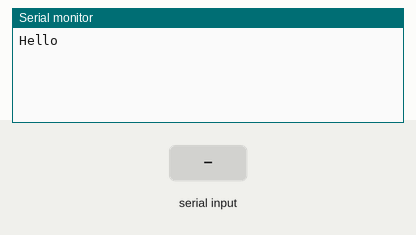
Simulated run of this sketch. Board: Arduino Uno, built with avr-gcc and run on an emulated ATmega328P. Parts: the last lines printed to the serial monitor. Inputs (shaded band) come from the test bench.

Above: at 1.2 s.
1.3 s: "1\n" received over Serial
At 2.5 s:
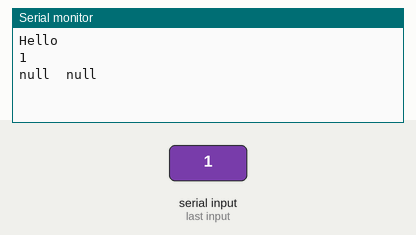
2.8 s: "90,45,200\n" received over Serial
At 3.8 s:
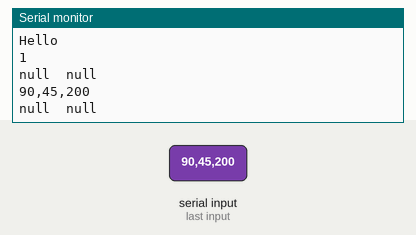
4.3 s: "90,45\n" received over Serial
At 4.9 s:
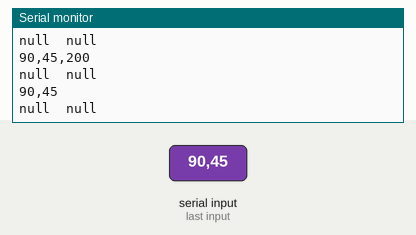
5.8 s: "90,45,200,10\n" received over Serial
At 6.2 s:
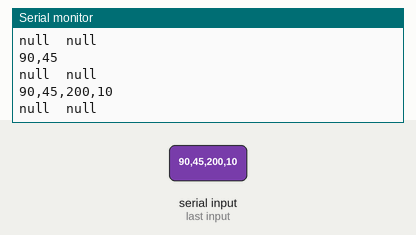
7.3 s: "90,45,200,10,150,30\n" received over Serial
At 8.6 s:
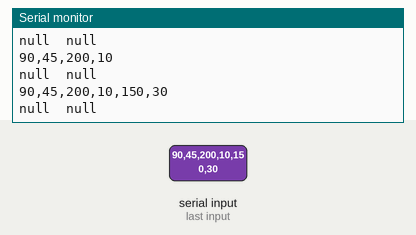

The sketch:

movingByIMUMergingMeg.ino
```cpp
#include <ArduinoJson.h>
#include <SoftwareSerial.h>
#include "RoboClaw.h"
#include <Wire.h>
#include <Adafruit_Sensor.h>
#include <Adafruit_BNO055.h>
#include <utility/imumaths.h>
#include <Servo.h>
#include <EncButton.h>
#define EB_BETTER_ENC

Servo myservo12;
Servo myservo23;
Servo myservo31;
SoftwareSerial serial(10, 11);
RoboClaw roboclaw(&serial, 10000);
DynamicJsonDocument doc(2048);

#define BNO055_SAMPLERATE_DELAY_MS (50)

Adafruit_BNO055 bno = Adafruit_BNO055(-1, 0x29);


#define address1 0x80
#define address2 0x81

#define pi PI

#define R 0.058/2 * 100
#define _R 0.16 * 100
#define Radius 0.32 * 100

uint32_t myTimer1;
int period = 50;

int enc1;
int enc2;
int enc3;
int x = 0;
int xx = 0;
int correction = 0;
bool _finishMoving = 0;

float errA = 0;
float errB = 0;
float errC = 0;
float errEncA = 0;
float errEncB = 0;
float errEncC = 0;
float prevErrEncA = 0;
float prevErrEncB = 0;
float prevErrEncC = 0;
int Ua = 0;
int Ub = 0;
int Uc = 0;
int UEncA = 0;
int UEncB = 0;
int UEncC = 0;
float angleOfRobot = 0;
float prevErrA, prevErrB, prevErrC;
float integralA = 0, integralB = 0, integralC = 0;
float Da, Db, Dc;
float integralEncA = 0, integralEncB = 0, integralEncC = 0;
float DEncA, DEncB, DEncC;
float alpha = 0;
float Va = 0;
float Vb = 0;
float Vc = 0;
float Va_base = 0;
float Vb_base = 0;
float Vc_base = 0;
float Vmax = 0;
float Ma = 1;
float Mb = 1;
float Mc = 1;
float dt = 50;

int velocity = 20;
int EncMaxNum = 0;
int maxEnc = 0;
int tickA = 0;
int tickB = 0;
int tickC = 0;

void resetAll()
{
  roboclaw.SetEncM1(address1, 0);
  roboclaw.SetEncM2(address2, 0);
  roboclaw.SetEncM2(address1, 0);
  maxEnc = 0;
  errA = 0;
  errB = 0;
  errC = 0;
  errEncA = 0;
  errEncB = 0;
  errEncC = 0;
  prevErrEncA = 0;
  prevErrEncB = 0;
  prevErrEncC = 0;
  prevErrA = 0;
  prevErrB = 0;
  prevErrC = 0;
  Ua = 0;
  Ub = 0;
  Uc = 0;
  UEncA = 0;
  UEncB = 0;
  UEncC = 0;
  Da = 0;
  Db = 0;
  Dc = 0;
  DEncA = 0;
  DEncB = 0;
  DEncC = 0;
}

void CalculateSpeed()
{
  Va_base = velocity * cos((150 * PI / 180 - alpha));
  Vb_base = velocity * cos((30 * PI / 180 - alpha));
  Vc_base = velocity * cos((270 * PI / 180 - alpha));
}

void CalculateKoef()
{
  Vmax = 0;
  EncMaxNum = 0;
  if (abs(Va_base) > abs(Vmax))
  {
    Vmax = Va_base;
    EncMaxNum = 1;
  }
  if (abs(Vb_base) > abs(Vmax))
  {
    Vmax = Vb_base;
    EncMaxNum = 2;
  }
  if (abs(Vc_base) > abs(Vmax))
  {
    Vmax = Vc_base;
    EncMaxNum = 3;
  }
  if ((Va_base != 0) && (Vmax != 0))  Ma = Va_base / Vmax;
  else Ma = 0;
  if ((Vb_base != 0) && (Vmax != 0))  Mb = Vb_base / Vmax;
  else Mb = 0;
  if ((Vc_base != 0) && (Vmax != 0))  Mc = Vc_base / Vmax;
  else Mc = 0;
}
float sumErr = 0;

float kpA = 1, kpB = 1, kpC = 1;
float kiA = 0.001, kiB = 0.001, kiC = 0.001;
float kdA = 0.05, kdB = 0.05, kdC = 0.05;
float kpEncA = 1.2, kpEncB = 1.2, kpEncC = 1.2;
float kiEncA = 0.00001, kiEncB = 0.00001, kiEncC = 0.00001;
float kdEncA = 0.01, kdEncB = 0.01, kdEncC = 0.01;

int direction = 12;

void RotationForHex(int settingDegree, int _dir)
{
  Va_base = 0;
  Vb_base = 0;
  Vc_base = 0;
  while (1)
  {

    imu::Vector<3> euler = bno.getVector(Adafruit_BNO055::VECTOR_EULER);
    x = ((((int)euler.x() + 180) % 360) + correction) % 360;
    switch (_dir)
    {
      case 12:
        if ((x - settingDegree) < 0)
        {
          Va_base = 0;
          Vb_base = 0;
          Vc_base = -30;
        }
        else
        {

          Va_base = 0;
          Vb_base = 0;
          Vc_base = 30;
        }
        break;
      case 23:
        if ((x - settingDegree) < 0)
        {
          Va_base = 0;
          Vc_base = 0;
          Va_base = -30;
        }
        else
        {
          Va_base = 0;
          Vc_base = 0;
          Va_base = 30;
        }
        break;
      case 31:
        if ((x - settingDegree) < 0)
        {
          Va_base = 0;
          Vc_base = 0;
          Vb_base = -30;
        }
        else
        {
          Va_base = 0;
          Vc_base = 0;
          Vb_base = 30;
        }
        break;
    }
    if (abs(x - settingDegree) <= 1)
      break;
    Va = (int)(Va_base);
    Vb = (int)(Vb_base);
    Vc = (int)(Vc_base);
    if (Va > 0)    roboclaw.ForwardM1(address1, abs(Va));
    else  roboclaw.BackwardM1(address1, abs(Va));
    if (Vb > 0)    roboclaw.ForwardM2(address2, abs(Vb));
    else  roboclaw.BackwardM2(address2, abs(Vb));
    if (Vc > 0)    roboclaw.ForwardM2(address1, abs(Vc));
    else  roboclaw.BackwardM2(address1, abs(Vc));
  }
  roboclaw.SpeedM1(address1, 0);
  roboclaw.SpeedM2(address2, 0);
  roboclaw.SpeedM2(address1, 0);
  Va_base = 0;
  Vb_base = 0;
  Vc_base = 0;
  delay(10);
}

void Rotation(int settingDegree)
{
  Va_base = 0;
  Vb_base = 0;
  Vc_base = 0;
  while (1)
  {

    imu::Vector<3> euler = bno.getVector(Adafruit_BNO055::VECTOR_EULER);
    x = ((((int)euler.x() + 180) % 360) + correction) % 360;
    if ((x - settingDegree) < 0)
    {
      Va_base = -30;
      Vb_base = -30;
      Vc_base = -30;
    }
    else
    {
      Va_base = 30;
      Vb_base = 30;
      Vc_base = 30;
    }
    if (abs(x - settingDegree) <= 1)
      break;
    Va = (int)(Va_base);
    Vb = (int)(Vb_base);
    Vc = (int)(Vc_base);
    if (Va > 0)    roboclaw.ForwardM1(address1, abs(Va));
    else  roboclaw.BackwardM1(address1, abs(Va));
    if (Vb > 0)    roboclaw.ForwardM2(address2, abs(Vb));
    else  roboclaw.BackwardM2(address2, abs(Vb));
    if (Vc > 0)    roboclaw.ForwardM2(address1, abs(Vc));
    else  roboclaw.BackwardM2(address1, abs(Vc));
  }
  roboclaw.SpeedM1(address1, 0);
  roboclaw.SpeedM2(address2, 0);
  roboclaw.SpeedM2(address1, 0);
  Va_base = 0;
  Vb_base = 0;
  Vc_base = 0;
}


void pidForMotor()
{
  roboclaw.SpeedM1(address2, 0);
  delay(100);
  imu::Vector<3> euler = bno.getVector(Adafruit_BNO055::VECTOR_EULER);
  int SettingXDegrees = ((int)euler.x() + 180) % 360;
  //  Serial.println(SettingXDegrees);
  velocity = 0;
  CalculateSpeed();
  CalculateKoef();
  resetAll();
  kpEncA = 0.6, kpEncB = 0.6, kpEncC = 0.6;
  kiEncA = 0, kiEncB = 0, kiEncC = 0;
  kdEncA = 0.3, kdEncB = 0.3, kdEncC = 0.3;
  float precent = 0.9;
  kpA = 0.4;
  kdA = 0.2;
  kiA = 0;
  kpB = 0.4;
  kdB = 0.2;
  kiB = 0;
  kpC = 0.4;
  kdC = 0.2;
  kiC = 0;
  dt = 10;
  roboclaw.SpeedM1(address1, 0);
  roboclaw.SpeedM2(address2, 0);
  roboclaw.SpeedM2(address1, 0);
  String data;
  uint8_t status1, status2, status3;
  uint8_t _status1, _status2, _status3;
  bool valid1, valid2, valid3;
  bool _valid1, _valid2, _valid3;
  bool gettingCorrection = 0;
  int speed1, speed2, speed3;
  int i = 0;
  int previousDir = 12;
  correction = 0;
  xx = SettingXDegrees;
  //Serial.println("Hello");
  while (1)
  {
    if (millis() - myTimer1 >= period) {   // ищем разницу (500 мс)
      myTimer1 += period;                  // сброс таймера
      imu::Vector<3> euler = bno.getVector(Adafruit_BNO055::VECTOR_EULER);
      x = ((((int)euler.x() + 180) % 360) + correction) % 360;
      //Serial.println(x);
    }
    String statusMes = "";
    String message = "";
    String stopMotors = "";
    String dir = "";
    String angleString = "";
    String _StringTick = "";
    if (Serial.available())
    {
      data = Serial.readStringUntil('\n');
      //delay(100);
      Serial.println(data);
      char* json = data.c_str();
      deserializeJson(doc, json);
      statusMes = doc[String("s")].as<String>();
      message = "Good";
      stopMotors = doc["m"].as<String>();
      _StringTick = doc["t"].as<String>();
      dir = doc["d"].as<String>();
      angleString = doc["a"].as<String>();
      Serial.println(String(statusMes) + "\t" + String(stopMotors));
      if ((statusMes == "1") && (stopMotors == "0"))
      {
        //Serial.println(String(stopMotors) + " 1");
        direction = dir.toInt();
        roboclaw.SpeedM1(address1, 0);
        roboclaw.SpeedM2(address2, 0);
        roboclaw.SpeedM2(address1, 0);
        double angleDouble = angleString.toInt();
        resetAll();
        alpha = angleDouble * PI / 180;
        velocity = 100;
        CalculateSpeed();
        CalculateKoef();
        Serial.println(message + "Da");
      }
      else if ((statusMes == "1") and (stopMotors == "1"))
      {
        //Serial.println(String(stopMotors) + " 1");
        resetAll();
        velocity = 0;
        CalculateSpeed();
        CalculateKoef();
        //{"status":"1","message":"Good","stop":"1","angle":"45"}
        //{"s":"1","m":"0","a":"45","d":"12","t":"-150"}
        //{"st":"4","mes":"Good","stop":"0","an":"45","dir":"12","t":"-150"}
        Serial.println(message);
      }
      else if ((statusMes == "2") and (stopMotors == "0"))
      {
        //Serial.println(String(stopMotors) + " 2");
        int angleDouble = angleString.toInt();
        if (angleDouble < 0)
          angleDouble = (360 + angleDouble) % 360;
        roboclaw.SpeedM1(address1, 0);
        roboclaw.SpeedM2(address2, 0);
        roboclaw.SpeedM2(address1, 0);
        correction = angleDouble;
        //Rotation((x + correction) % 360);
        resetAll();
        velocity = 0;
        CalculateSpeed();
        CalculateKoef();
        Serial.println(message);
        //correction = 0;
      }
      else if ((statusMes == "3") and (stopMotors == "0"))
      {
        //Serial.println(String(stopMotors) + " 3");
        int angleDouble = angleString.toInt();
        if (angleDouble < 0)
          angleDouble = (360 + angleDouble) % 360;
        roboclaw.SpeedM1(address1, 0);
        roboclaw.SpeedM2(address2, 0);
        roboclaw.SpeedM2(address1, 0);
        correction = angleDouble;
        resetAll();
        velocity = 0;
        CalculateSpeed();
        CalculateKoef();
        Serial.println(message);
      }
      else if ((statusMes = "4") and (stopMotors == "0"))
      {
        //Serial.println(String(stopMotors) + " 4");
        roboclaw.BackwardM1(address2, 30);
        int angleDouble = angleString.toInt();
        int _direction = dir.toInt();
        int _Tick = _StringTick.toInt();
        Serial.println(message);
      }
      else if ((statusMes = "4") && (stopMotors == "1"))
      {
        //Serial.println("HUI");
        roboclaw.SpeedM1(address2, 0);
        int angleDouble = angleString.toInt();
        int _direction = dir.toInt();
        int _Tick = _StringTick.toInt();
        Serial.println(message);
      }

    }
    if ((abs(SettingXDegrees - x)) >= 2)
    {
      if (statusMes == "3")
      {
        RotationForHex(SettingXDegrees, direction);
      }
      else
        Rotation(SettingXDegrees);
      resetAll();
      if (statusMes == "1" and stopMotors == "0")
      {
        velocity = 100;
      }
      else
      {
        velocity = 0;
      }
      CalculateSpeed();
      CalculateKoef();
    }
    speed1 = roboclaw.ReadSpeedM1(address1, &_status1, &_valid1);
    speed2 = roboclaw.ReadSpeedM2(address2, &_status2, &_valid2);
    speed3 = roboclaw.ReadSpeedM2(address1, &_status3, &_valid3);
    speed1 = map(speed1, - 5000, 5000, -129, 129);
    speed2 = map(speed2, - 5000, 5000, -129, 129);
    speed3 = map(speed3, - 5000, 5000, -129, 129);
    enc1 = roboclaw.ReadEncM1(address1, &status1, &valid1);
    enc2 = roboclaw.ReadEncM2(address2, &status2, &valid2);
    enc3 = roboclaw.ReadEncM2(address1, &status3, &valid3);
    if (abs(enc1) > 10000 || abs(enc2) > 10000 || abs(enc3) > 10000) resetAll();
    switch (direction)
    {
      case 12:
        speed1 = roboclaw.ReadSpeedM1(address1, &_status1, &_valid1);
        speed2 = roboclaw.ReadSpeedM2(address2, &_status2, &_valid2);
        speed3 = roboclaw.ReadSpeedM2(address1, &_status3, &_valid3);
        speed1 = map(speed1, - 5000, 5000, -129, 129);
        speed2 = map(speed2, - 5000, 5000, -129, 129);
        speed3 = map(speed3, - 5000, 5000, -129, 129);
        enc1 = roboclaw.ReadEncM1(address1, &status1, &valid1);
        enc2 = roboclaw.ReadEncM2(address2, &status2, &valid2);
        enc3 = roboclaw.ReadEncM2(address1, &status3, &valid3);
        break;
      case 23:
        speed1 = roboclaw.ReadSpeedM2(address2, &_status1, &_valid1);
        speed2 = roboclaw.ReadSpeedM2(address1, &_status2, &_valid2);
        speed3 = roboclaw.ReadSpeedM1(address1, &_status3, &_valid3);
        speed1 = map(speed1, - 5000, 5000, -129, 129);
        speed2 = map(speed2, - 5000, 5000, -129, 129);
        speed3 = map(speed3, - 5000, 5000, -129, 129);
        enc1 = roboclaw.ReadEncM2(address2, &status1, &valid1);
        enc2 = roboclaw.ReadEncM2(address1, &status2, &valid2);
        enc3 = roboclaw.ReadEncM1(address1, &status3, &valid3);
        break;
      case 31:
        speed1 = roboclaw.ReadSpeedM2(address1, &_status1, &_valid1);
        speed2 = roboclaw.ReadSpeedM1(address1, &_status2, &_valid2);
        speed3 = roboclaw.ReadSpeedM2(address2, &_status3, &_valid3);
        speed1 = map(speed1, - 5000, 5000, -129, 129);
        speed2 = map(speed2, - 5000, 5000, -129, 129);
        speed3 = map(speed3, - 5000, 5000, -129, 129);
        enc1 = roboclaw.ReadEncM2(address1, &status1, &valid1);
        enc2 = roboclaw.ReadEncM1(address1, &status2, &valid2);
        enc3 = roboclaw.ReadEncM2(address2, &status3, &valid3);
        break;
    }
    if (abs(enc1) > 10000 || abs(enc2) > 10000 || abs(enc3) > 10000) resetAll();
    if (valid1 && valid2 && valid3 && _valid1 && _valid2 && _valid3 )
    {
      switch (EncMaxNum)
      {
        case 1:
          maxEnc = enc1;
          break;
        case 2:
          maxEnc = enc2;
          break;
        case 3:
          maxEnc = enc3;
          break;
      }
      errA = Va_base - speed1;
      errB = Vb_base - speed2;
      errC = Vc_base - speed3;
      errEncA = Ma * maxEnc - enc1;
      errEncB = Mb * maxEnc - enc2;
      errEncC = Mc * maxEnc - enc3;
      Da = (errA - prevErrA) * dt;
      Db = (errB - prevErrB) * dt;
      Dc = (errC - prevErrC) * dt;
      DEncA = (errEncA - prevErrEncA) / dt;
      DEncB = (errEncB - prevErrEncB) / dt;
      DEncC = (errEncC - prevErrEncC) / dt;
      prevErrA = errA;
      prevErrB = errB;
      prevErrC = errC;
      prevErrEncA = errEncA;
      prevErrEncB = errEncB;
      prevErrEncC = errEncC;
      integralA = integralA + errA * dt;
      integralB = integralB + errB * dt;
      integralC = integralC + errC * dt;
      Ua = kpA * errA + Da * kdA;
      Ub = kpB * errB + Db * kdB;
      Uc = kpC * errC + Dc * kdC;
      UEncA = (kpEncA * errEncA + DEncA * kdEncA);// + integralEncA * kiEncA;
      UEncB = (kpEncB * errEncB + DEncB * kdEncB);//+ integralEncB * kiEncB;
      UEncC = (kpEncC * errEncC + DEncC * kdEncC);// + integralEncC * kiEncC;
      //    Da = 0;
      //    Db = 0;
      //    Dc = 0;
      //    DEncA = 0;
      //    DEncB = 0;
      //    DEncC = 0;
      //    integralEncA = 0;
      //    integralEncB = 0;
      //    integralEncC = 0;
      //    integralA = 0;
      //    integralB = 0;
      //    integralC = 0;
      Va = (int)(Va_base + UEncA * precent + Ua * (float)(1.0 - precent));
      Vb = (int)(Vb_base + UEncB * precent + Ub * (float)(1.0 - precent));
      Vc = (int)(Vc_base + UEncC * precent + Uc * (float)(1.0 - precent));
      switch (direction)
      {
        case 12:
          if (Va > 0)    roboclaw.ForwardM1(address1, abs(Va));
          else  roboclaw.BackwardM1(address1, abs(Va));
          if (Vb > 0)    roboclaw.ForwardM2(address2, abs(Vb));
          else  roboclaw.BackwardM2(address2, abs(Vb));
          if (Vc > 0)    roboclaw.ForwardM2(address1, abs(Vc));
          else  roboclaw.BackwardM2(address1, abs(Vc));
          break;
        case 23:
          if (Va > 0)    roboclaw.ForwardM2(address2, abs(Va));
          else  roboclaw.BackwardM2(address2, abs(Va));
          if (Vb > 0)    roboclaw.ForwardM2(address1, abs(Vb));
          else  roboclaw.BackwardM2(address1, abs(Vb));
          if (Vc > 0)    roboclaw.ForwardM1(address1, abs(Vc));
          else  roboclaw.BackwardM1(address1, abs(Vc));
          break;
        case 31:
          if (Va > 0)    roboclaw.ForwardM2(address1, abs(Va));
          else  roboclaw.BackwardM2(address1, abs(Va));
          if (Vb > 0)    roboclaw.ForwardM1(address1, abs(Vb));
          else  roboclaw.BackwardM1(address1, abs(Vb));
          if (Vc > 0)    roboclaw.ForwardM2(address2, abs(Vc));
          else  roboclaw.BackwardM2(address2, abs(Vc));
          break;
      }
      //Serial.println(String(enc1) + "\t" + String(enc2) + "\t" + String(enc3));
    }
    else if (abs(speed1) > 5000 || abs(speed2) || abs(speed3))
    {
      resetAll();
      Serial.println("error");
    }
    else
    {
      resetAll();
      Serial.println("error");
    }
  }
}

void setup()
{
  Serial.begin(38400);
  Serial.println("Hello");
}

void loop()
{
  String data;
  String statusMes = "";
  String message = "";
  String stopMotors = "";
  String dir = "";
  String angleString = "";
  String _StringTick = "";
  if (Serial.available())
  {
    data = Serial.readStringUntil('\n');
    //delay(100);
    Serial.println(data);
    char* json = data.c_str();
    deserializeJson(doc, json);
    statusMes = doc[String("s")].as<String>();
    message = "Good";
    stopMotors = doc["m"].as<String>();
    _StringTick = doc["t"].as<String>();
    dir = doc["d"].as<String>();
    angleString = doc["a"].as<String>();
    Serial.println(String(statusMes) + "\t" + String(stopMotors));
  }
  //roboclaw.ForwardM2(address2, 60);
  //  Serial.println("Hello");
  //  roboclaw.BackwardM1(address2, 50);
  //  delay(500);
  //  roboclaw.ForwardM1(address2, 0);
  //  UpDownLICK(-350, 0, 12);
  //  servoRotation(90,23);
  //roboclaw.ForwardM1(address2, 0)
  //roboclaw.SpeedM1(address2, 0);
  //pidForMotor();

}
```

Measured:
- after the input at 1.3 s, the serial monitor: prints a new line at once (image 1)
- after the input at 2.8 s, the serial monitor: prints a new line at once (image 2)
- after the input at 4.3 s, the serial monitor: prints a new line at once (image 3)
- after the input at 5.8 s, the serial monitor: prints a new line at once (image 4)
- after the input at 7.3 s, the serial monitor: prints a new line at once (image 5)
